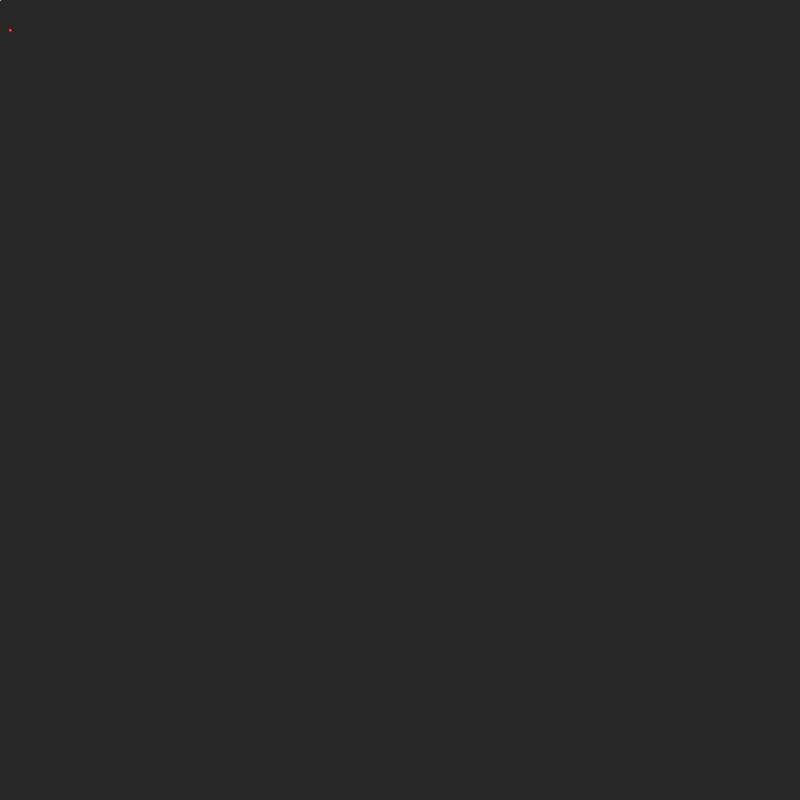
Frame 1 (no input)
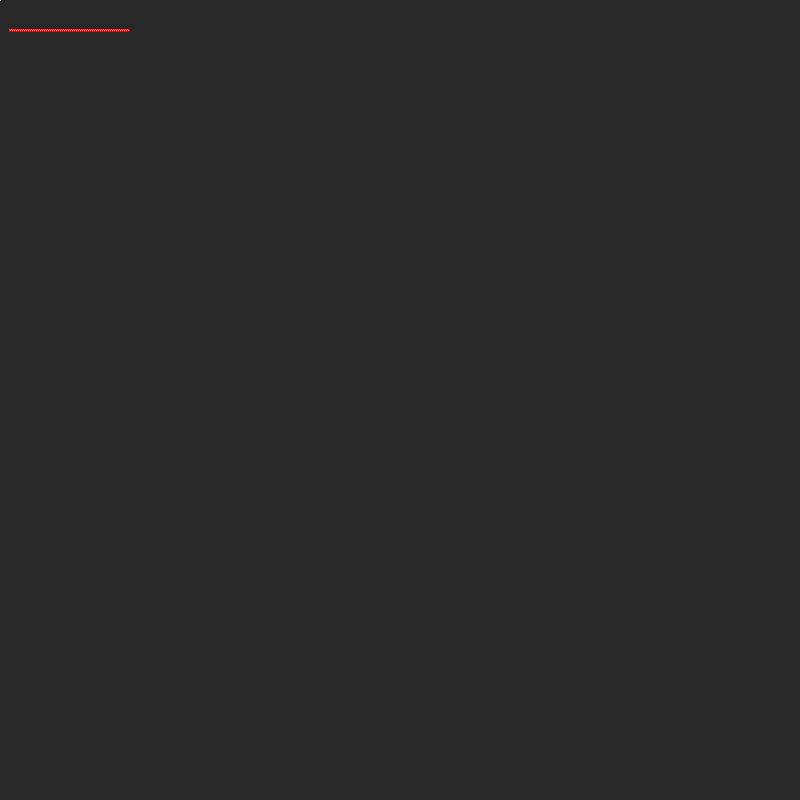
Frame 60 (the mouse pressed at the canvas centre just before this capture)
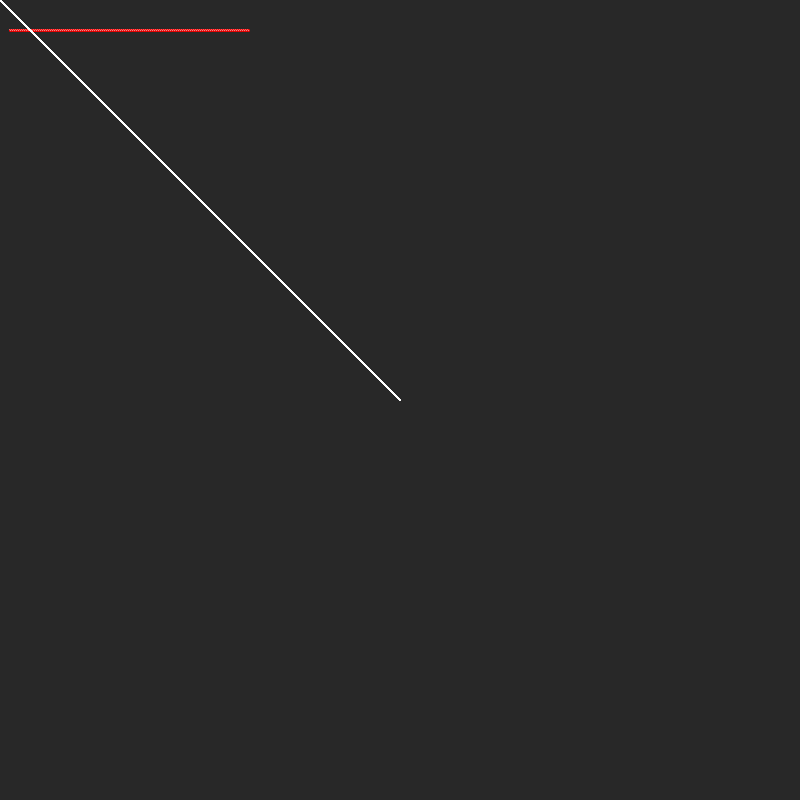
Frame 120 (the mouse held since frame 60 and released just before this capture)

The Processing sketch that drew these frames (run headless with seeded random() and noise(); from frame 60 on, the mouse is pressed at the canvas centre):

// Processing sketch: Laser_Game
// ── Laser_Game.pde
//area for floats and int's
int x = 10;
int y = 0;
float px = 0;
float py = 0;
float rx = 0;
float ry = 0;
float a = 0;
float b = 0;
float c = 0;
void setup() {
  size(800, 800); //size of screen
  background(40);
  translate(0, height);
  scale(1, -1);
} //void setup ends

//point of mouse pressed
void mousePressed() {
  if (mousePressed);
  {
    px = mouseX; // draws from last line need to fix
    py = mouseY;
  }
}//mouse pressed ends

// point of mouse release
void mouseReleased() {
  rx = mouseX;
  ry = mouseY;
}//mouse released ends

// repeats every frame
void draw() {
  a = (ry - py);
  b = (rx - px);
  c = (a/b); // calculates slope of points
stroke(255);
line(px,py,rx,ry);
  stroke(255, 0, 0);
  ellipse(x, 30, 2, 2); //draws laser
  x=x+2; // moves laser
  // px = mouseX;
  // py = mouseY;
  // rx = mouseX;
  // ry = mouseY;
} //void draw ends
